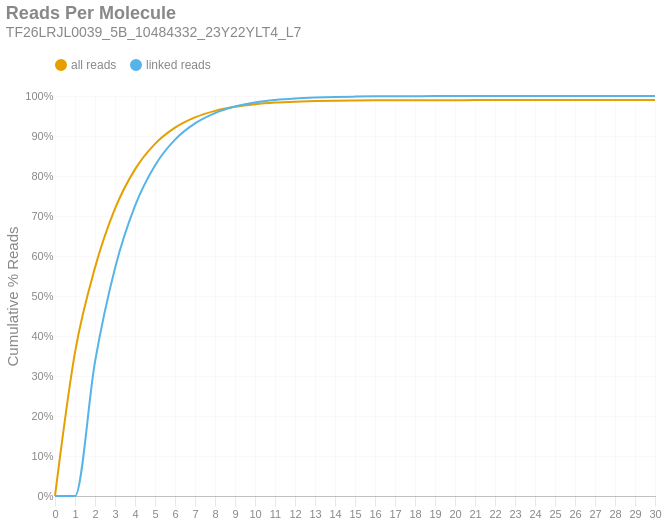

The cell this chart's notebook holds for it:
### Markdown cell above
### Reads per Molecule
This chart shows the cumulative distribution of the number of reads per linked molecule. That is, how many alignments are associated with a unique molecule. This excludes the number of reads associated with invalid or absent linked-read barcodes. The `linked` histogram is the percentages recalculated when disregarding singletons.

### Code cell
if SKIPLR:
    print_html(f"Skipped")
else:
    counts = np.bincount(valids['reads'].cast(pl.Int64).to_numpy())
    weighted = counts * np.arange(len(counts))
    all_perc = weighted / n_reads
    linked_perc = weighted / n_linked_reads
    linked_perc[1] = 0
    binned_df = pl.DataFrame({
        'readsper': list(range(len(counts))),
        'all reads (cumsum)': np.cumsum(all_perc).tolist(),
        'linked reads (cumsum)': np.cumsum(linked_perc).tolist(),
    })

    with SafeRender(binned_df):
        (
            density_plot(binned_df, 'Reads Per Molecule', samplename, 'readspmol')
            .encode(
                x=alt.X('readsper:O', title=None).axis(labelAngle=0).scale(padding=0),
                y=alt.Y('value:Q', title='Cumulative % Reads').axis(format='%').stack(False),
                color=alt.Color("key:N").scale(domain=["all reads", "linked reads"]),
                tooltip=[
                    alt.Tooltip("key:N", title="Data Type"),
                    alt.Tooltip("readsper:O", title="Reads Per Molecule"),
                    alt.Tooltip("value:Q", format=".2%", title="% Reads (Cum.)")
                ]            
            )
        ).display()

### Figure 1 — Vega-Lite specification as saved in the notebook (floating-point values rounded to 4 significant figures)
{"width": "container", "height": 400, "config": {"title": {"anchor": "start", "dy": -15, "fontSize": 18, "color": "#888888", "subtitleColor": "#888888", "subtitleFontSize": 14}, "arc": {"fill": "#0072B2"}, "axis": {"domainColor": "#888888", "domainWidth": 0.5, "gridWidth": 0.2, "grid": false, "titleFontWeight": 400, "titleFontSize": 15, "labelFontSize": 11, "labelColor": "#888888", "tickColor": "#888888", "tickWidth": 0.2, "titleColor": "#888888"}, "axisBand": {"grid": false}, "axisX": {"grid": true, "tickSize": 10, "domainCap": "round"}, "axisY": {"domain": false, "grid": true, "tickSize": 0, "domainCap": "round"}, "background": "transparent", "header": {"labelFontSize": 15, "labelColor": "#888888", "titleFontSize": 15, "titleFontWeight": 600, "titleColor": "#888888"}, "legend": {"labelFont": "sans-serif", "labelFontSize": 12, "labelColor": "#888888", "symbolSize": 100, "symbolType": "circle", "titleFontSize": 12, "titlePadding": 10, "titleColor": "#888888", "title": null, "orient": "top"}, "range": {"category": ["#E69F00", "#56B4E9", "#009E73", "#F0E442", "#0072B2", "#D55E00", "#CC79A7", "#000000"], "diverging": ["#cfe8f3", "#a2d4ec", "#73bfe2", "#46abdb", "#1696d2", "#12719e"]}, "area": {"fill": "#0072B2", "fillOpacity": 0.7, "line": true, "strokeOpacity": 0.7}, "line": {"color": "#0072B2", "stroke": "#0072B2", "strokeWidth": 2}, "trail": {"color": "#0072B2", "stroke": "#0072B2", "strokeWidth": 0, "size": 1}, "point": {"filled": true, "fillOpacity": 1.0, "size": 95}, "text": {"color": "#888888", "fontSize": 11, "align": "right", "fontWeight": 400, "size": 11}, "bar": {"fill": "#0072B2", "stroke": null}, "view": {"stroke": null, "continuousWidth": 660, "continuousHeight": 400}}, "data": {"name": "data-d5ab0204d83aef3d5488613f87a68013"}, "mark": {"type": "line", "interpolate": "monotone", "point": {"opacity": 0, "size": 275}}, "encoding": {"color": {"field": "key", "scale": {"domain": ["all reads", "linked reads"]}, "type": "nominal"}, "tooltip": [{"field": "key", "title": "Data Type", "type": "nominal"}, {"field": "readsper", "title": "Reads Per Molecule", "type": "ordinal"}, {"field": "value", "format": ".2%", "title": "% Reads (Cum.)", "type": "quantitative"}], "x": {"axis": {"labelAngle": 0}, "field": "readsper", "scale": {"padding": 0}, "title": null, "type": "ordinal"}, "y": {"axis": {"format": "%"}, "field": "value", "stack": false, "title": "Cumulative % Reads", "type": "quantitative"}}, "params": [{"name": "param_c36ac31b6afebe62", "select": {"type": "point", "fields": ["key"]}, "bind": "legend"}], "title": {"text": "Reads Per Molecule", "subtitle": "TF26LRJL0039_5B_10484332_23Y22YLT4_L7"}, "transform": [{"fold": ["all reads (cumsum)", "linked reads (cumsum)"]}, {"calculate": "replace(datum.key, ' (cumsum)', '')", "as": "key"}, {"filter": {"param": "param_c36ac31b6afebe62"}}], "usermeta": {"embedOptions": {"downloadFileName": "TF26LRJL0039_5B_10484332_23Y22YLT4_L7.readspmol"}}, "$schema": "https://vega.github.io/schema/vega-lite/v6.4.1.json", "datasets": {"data-d5ab0204d83aef3d5488613f87a68013": [{"readsper": 0, "all reads (cumsum)": 0.0, "linked reads (cumsum)": 0.0}, {"readsper": 1, "all reads (cumsum)": 0.3592, "linked reads (cumsum)": 0.0}, {"readsper": 2, "all reads (cumsum)": 0.5709, "linked reads (cumsum)": 0.3357}, {"readsper": 3, "all reads (cumsum)": 0.7184, "linked reads (cumsum)": 0.5696}, {"readsper": 4, "all reads (cumsum)": 0.8166, "linked reads (cumsum)": 0.7254}, {"readsper": 5, "all reads (cumsum)": 0.8803, "linked reads (cumsum)": 0.8263}, {"readsper": 6, "all reads (cumsum)": 0.9209, "linked reads (cumsum)": 0.8908}, {"readsper": 7, "all reads (cumsum)": 0.9466, "linked reads (cumsum)": 0.9316}, {"readsper": 8, "all reads (cumsum)": 0.9629, "linked reads (cumsum)": 0.9574}, {"readsper": 9, "all reads (cumsum)": 0.9732, "linked reads (cumsum)": 0.9737}, {"readsper": 10, "all reads (cumsum)": 0.9796, "linked reads (cumsum)": 0.9839}, {"readsper": 11, "all reads (cumsum)": 0.9836, "linked reads (cumsum)": 0.9902}, {"readsper": 12, "all reads (cumsum)": 0.9859, "linked reads (cumsum)": 0.9939}, {"readsper": 13, "all reads (cumsum)": 0.9873, "linked reads (cumsum)": 0.9961}, {"readsper": 14, "all reads (cumsum)": 0.9883, "linked reads (cumsum)": 0.9976}, {"readsper": 15, "all reads (cumsum)": 0.9888, "linked reads (cumsum)": 0.9985}, {"readsper": 16, "all reads (cumsum)": 0.9892, "linked reads (cumsum)": 0.9991}, {"readsper": 17, "all reads (cumsum)": 0.9894, "linked reads (cumsum)": 0.9994}, {"readsper": 18, "all reads (cumsum)": 0.9895, "linked reads (cumsum)": 0.9996}, {"readsper": 19, "all reads (cumsum)": 0.9896, "linked reads (cumsum)": 0.9998}, {"readsper": 20, "all reads (cumsum)": 0.9897, "linked reads (cumsum)": 0.9999}, {"readsper": 21, "all reads (cumsum)": 0.9897, "linked reads (cumsum)": 0.9999}, {"readsper": 22, "all reads (cumsum)": 0.9897, "linked reads (cumsum)": 0.9999}, {"readsper": 23, "all reads (cumsum)": 0.9897, "linked reads (cumsum)": 1.0}, {"readsper": 24, "all reads (cumsum)": 0.9897, "linked reads (cumsum)": 1.0}, {"readsper": 25, "all reads (cumsum)": 0.9898, "linked reads (cumsum)": 1.0}, {"readsper": 26, "all reads (cumsum)": 0.9898, "linked reads (cumsum)": 1.0}, {"readsper": 27, "all reads (cumsum)": 0.9898, "linked reads (cumsum)": 1.0}, {"readsper": 28, "all reads (cumsum)": 0.9898, "linked reads (cumsum)": 1.0}, {"readsper": 29, "all reads (cumsum)": 0.9898, "linked reads (cumsum)": 1.0}, {"readsper": 30, "all reads (cumsum)": 0.9898, "linked reads (cumsum)": 1.0}]}}
